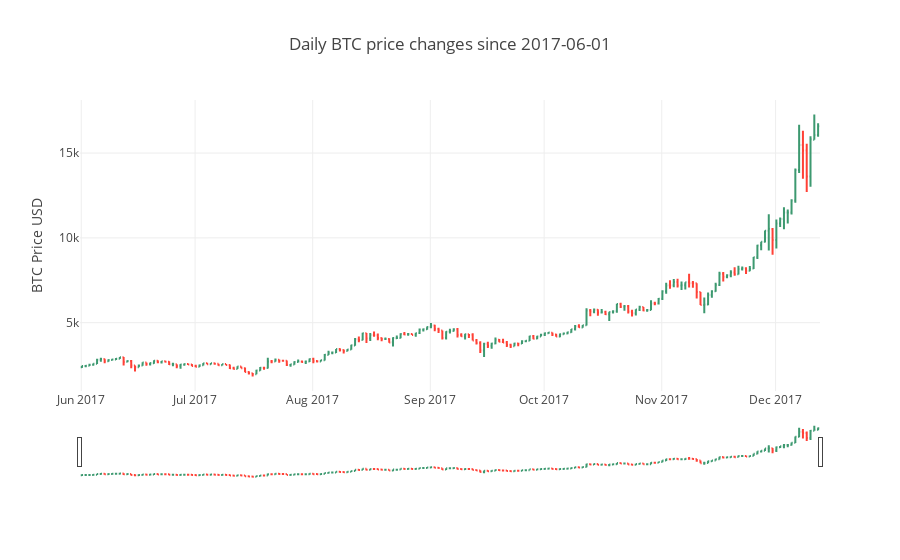

The notebook cell saved with this chart:
### Code cell
start_date = "2017-06-01"
df = btc_ohlc_24h[pd.to_datetime(start_date).date():]

trace = go.Ohlc(x=df.index,
                open=df.open,
                high=df.high,
                low=df.low,
                close=df.close,
               name = "BTC price")
data = [trace]
layout = dict(title = "Daily BTC price changes since "+start_date,
              yaxis = {'title': 'BTC Price USD'})
fig = dict(data=data, layout=layout)
iplot(fig, filename='simple_ohlc')

### Figure 1 — Plotly figure (JSON) as saved in the notebook; plotly's stock layout.template omitted (floating-point values rounded to 4 significant figures; data arrays with more than 128 entries replaced by an {"elided": "..."} marker saying what was removed)
{"data": [{"close": {"elided": "195 float values"}, "high": {"elided": "195 float values"}, "low": {"elided": "195 float values"}, "name": "BTC price", "open": {"elided": "195 float values"}, "type": "ohlc", "x": {"elided": "195 str values"}}], "layout": {"title": "Daily BTC price changes since 2017-06-01", "yaxis": {"title": "BTC Price USD"}}}
